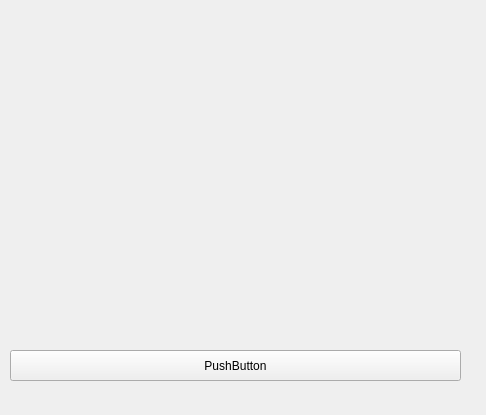
<?xml version="1.0" encoding="UTF-8"?>
<ui version="4.0">
 <class>machine</class>
 <widget class="QMainWindow" name="machine">
  <property name="geometry">
   <rect>
    <x>0</x>
    <y>0</y>
    <width>486</width>
    <height>415</height>
   </rect>
  </property>
  <property name="windowTitle">
   <string>machine</string>
  </property>
  <widget class="QWidget" name="centralWidget">
   <widget class="QWidget" name="verticalLayoutWidget">
    <property name="geometry">
     <rect>
      <x>10</x>
      <y>100</y>
      <width>451</width>
      <height>241</height>
     </rect>
    </property>
    <layout class="QVBoxLayout" name="verticalLayout"/>
   </widget>
   <widget class="QPushButton" name="pushButton">
    <property name="geometry">
     <rect>
      <x>10</x>
      <y>350</y>
      <width>451</width>
      <height>31</height>
     </rect>
    </property>
    <property name="text">
     <string>PushButton</string>
    </property>
   </widget>
  </widget>
  <widget class="QMenuBar" name="menuBar">
   <property name="geometry">
    <rect>
     <x>0</x>
     <y>0</y>
     <width>486</width>
     <height>21</height>
    </rect>
   </property>
  </widget>
 </widget>
 <layoutdefault spacing="6" margin="11"/>
 <resources/>
 <connections/>
</ui>
